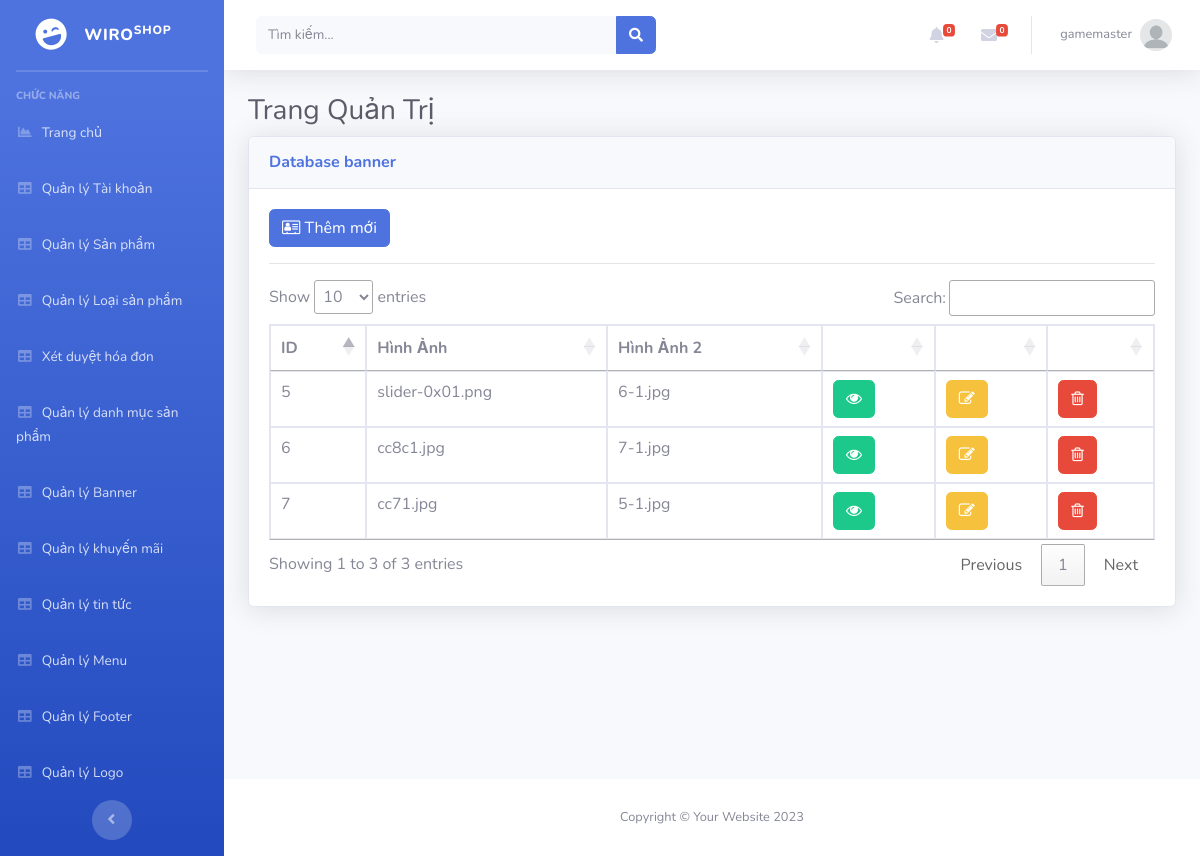
The app's page /Admin/index.php?mod=banner (signed in) with its own data.
### tables this page shows
CREATE TABLE `banner` (
  `Id` int(11) NOT NULL,
  `HinhAnh` varchar(255) DEFAULT NULL,
  `Hinh2` varchar(50) NOT NULL,
  `alt` int(11) NOT NULL
);

### Admin/MVC/controllers/BannerController.php (called while the page is built, shortened)
<?php
class BannerController
{
	var $banner_model;
	function __construct()
	{
		$this->banner_model = new Banner();
	}
	public function list()
	{
		$data = $this->banner_model->All();
		require_once("MVC/Views/Admin/index.php");
	}
}

### Admin/MVC/Models/connection.php (called while the page is built, shortened)
<?php
    class Connection{
        function __construct()
        {
            $severname ="localhost";
            $username ="root";
            $password ="";
            $db_name ="senda";
            $this->conn = new mysqli($severname,$username,$password,$db_name);
        }
    }
?>

### Admin/MVC/Models/model.php (called while the page is built, shortened)
<?php
require_once("connection.php");
class Model
{
    var $table;
    var $contens;
    function __construct()
    {
        $conn_obj = new Connection();
        $this->conn = $conn_obj->conn;
    }
    function All()
    {
        $query = "select * from $this->table ORDER BY $this->contens DESC ";
        require("result.php");
        return $data;
    }
}

### Admin/MVC/Models/result.php (called while the page is built)
<?php
$result = $this->conn->query($query);
$data = array();
while ($row = $result->fetch_assoc()) {
    $data[] = $row;
}
?>

### Admin/MVC/Views/banner/list.php (the view, shortened to what this page needs)
<a href="?mod=banner&act=add" type="button" class="btn btn-primary"><i class="fa fa-address-card-o" aria-hidden="true"></i>&nbsp;Thêm mới</a>
<hr>
<table class="table table-bordered" id="dataTable" width="100%" cellspacing="0">
  <thead>
    <tr>
      <th scope="col">ID</th>
      <th scope="col">Hình Ảnh</th>
      <th scope="col">Hình Ảnh 2</th>
      <th scope="col"></th>
      <th scope="col"></th>
      <th scope="col"></th>
    </tr>
  </thead>
  <tbody>
    <?php foreach ($data as $row) { ?>
      <tr>
        <td><?= $row['Id'] ?></td>
        <td><?= $row['HinhAnh'] ?></td>
         <td><?= $row['Hinh2'] ?></td>
        <td>
          <a href="?mod=banner&act=detail&id=<?= $row['Id'] ?>" class="btn btn-success"><i class="fa fa-eye" aria-hidden="true"></i></a>
        </td>
        <td>
           <?php if (isset($_SESSION['isLogin_Admin']) && $_SESSION['isLogin_Admin'] == true) { ?>
          <a href="?mod=banner&act=edit&id=<?= $row['Id'] ?>" class="btn btn-warning"><i class="fa fa-pencil-square-o" aria-hidden="true"></i></a>
          <?php }?>
        </td>
        <td>
           <?php if (isset($_SESSION['isLogin_Admin']) && $_SESSION['isLogin_Admin'] == true) { ?>
          <a href="?mod=banner&act=delete&id=<?= $row['Id'] ?>" onclick="return confirm('Bạn có thật sự muốn xóa ?');" type="button" class="btn btn-danger"><i class="fa fa-trash-o" aria-hidden="true"></i></a>
          <?php }?>
        </td>
      </tr>
    <?php } ?>
</table>

### records on screen
banner: Id "7", HinhAnh "cc71.jpg", Hinh2 "5-1.jpg"
banner: Id "6", HinhAnh "cc8c1.jpg", Hinh2 "7-1.jpg"
banner: Id "5", HinhAnh "slider-0x01.png", Hinh2 "6-1.jpg"

### other values on screen
$_SESSION['login']['TaiKhoan'] "gamemaster"
$mod "banner"
